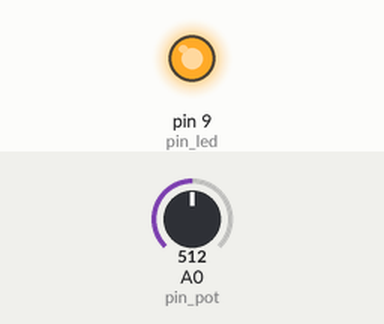
A sketch run on a simulated Arduino Uno, built with avr-gcc and run on an emulated ATmega328P. On the bench: output pins drawn as LEDs (lit = HIGH). The inputs (shaded band) are chosen by the test bench; at power-on: A0 (pin_pot) = 512.

Above: at 1.2 s.
1.3 s: A0 (pin_pot) set to 0
At 2.1 s:
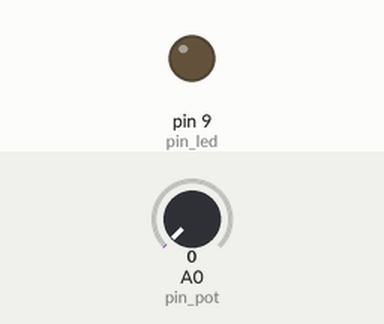
2.8 s: A0 (pin_pot) set to 122
At 3.2 s:
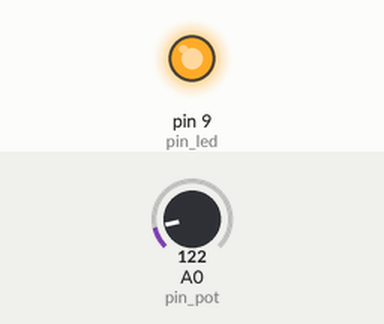
Timing chart, 0 to 5.8 s (numbered marks = the images above; inputs shaded):
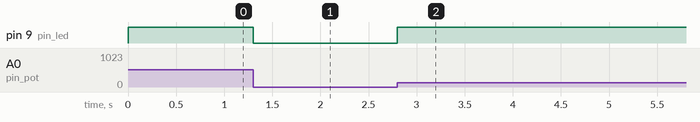

Measured:
- after the input at 1.3 s, pin 9 (pin_led): HIGH → LOW at once
- after the input at 2.8 s, pin 9 (pin_led): LOW → HIGH at once

The sketch:

AnalogIn_PWMOut.ino
```cpp
// Variables globales
int pin_led = 9;
int pin_pot = A0;

// Codigo de inicialización
void setup() {
  // initializamos como salida
  pinMode(pin_led, OUTPUT);
}

// bucle que se repite para siempre
void loop() {
  int valorPot = analogRead(pin_pot);
  int valorBrillo = map (valorPot, 0, 255, 0 ,1023);
  analogWrite(pin_led, valorBrillo);
}
```
